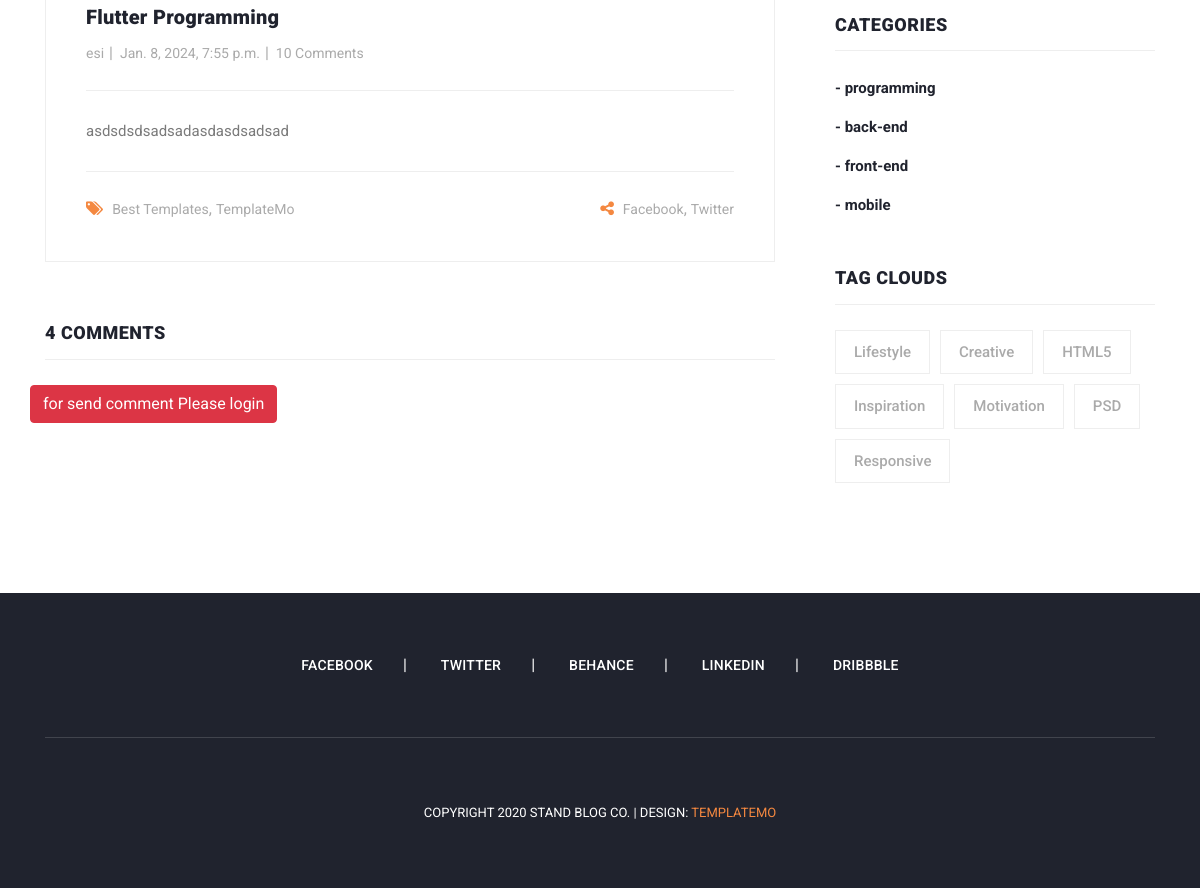
Before: /articles/detail/flutter-programming (lower part) with the older database file.
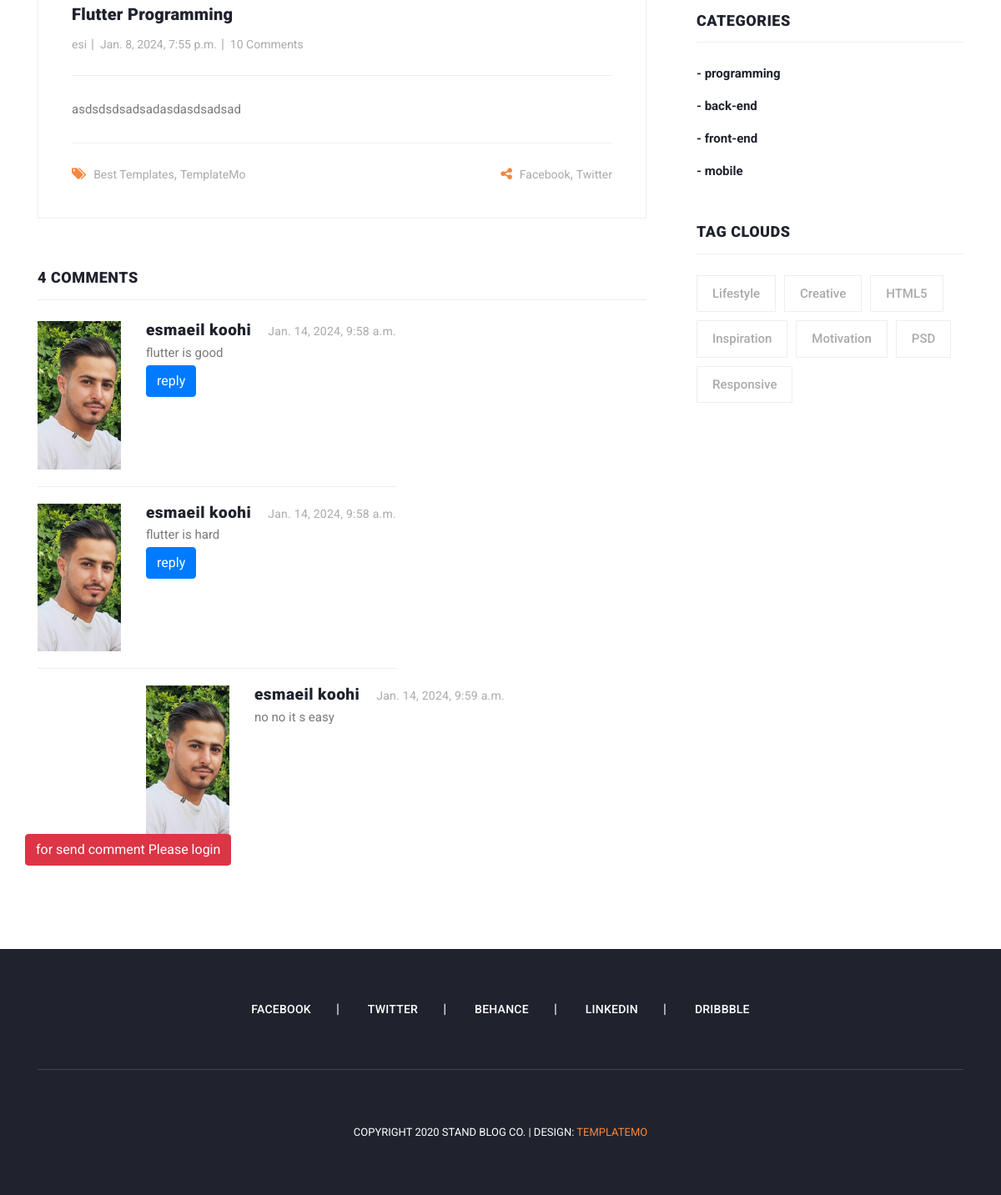
After: the same page with the newer database file.
### blog/models.py (models this page shows, shortened)
class Article(models.Model):
    id = models.AutoField(primary_key=True)
    auther = models.ForeignKey(User, on_delete=models.CASCADE)
    category = models.ManyToManyField(Category, related_name="articles")
    title = models.CharField(max_length=70)
    body = models.TextField()
    image = models.ImageField(upload_to="images/article")
    created = models.DateTimeField(auto_now_add=True)
    updated = models.DateTimeField(auto_now=True)
    status = models.BooleanField(default=True)
    pub_date = models.DateTimeField(default=timezone.now())
    slug = models.SlugField(blank=True, unique=True)
    objects = ArticleManager()
    class Meta:
        ordering = ("-created",)

class Category(models.Model):
    title = models.CharField(max_length=100)

class Comment(models.Model):
    article = models.ForeignKey(Article, on_delete=models.CASCADE, related_name='comments')
    user = models.ForeignKey(User, on_delete=models.CASCADE, related_name='comments')
    parent = models.ForeignKey('self', on_delete=models.CASCADE, null=True, blank=True, related_name='replies')
    body = models.TextField()
    created_at = models.DateTimeField(auto_now_add=True)

### account_app/models.py (models this page shows, shortened)
class Profile(models.Model):
    user = models.OneToOneField(User, on_delete=models.CASCADE)
    father_name = models.CharField(max_length=20)
    melicode = models.CharField(max_length=10)
    image = models.ImageField(upload_to='images/profile')

### blog/views.py (the view)
# urls.py: path('detail/<slug:slug>', views.ArticleDetailView.as_view(), name='article_detail'),
class ArticleDetailView(DetailView):
    model = Article

### context_processors/context_processor.py (called while the page is built)
def recent_articles(request):
    recent_articles = Article.objects.order_by('-created')
    categories = Category.objects.all()
    return {'recent_articles': recent_articles, 'categories': categories}

### home_app/templatetags/my_template_tags.py (called while the page is built)
@register.inclusion_tag('home_app/result.html')
def show_result(queryset):
    return {'objects': queryset}

### blog/templates/blog/article_detail.html (shortened to what this page needs)
{% extends 'base.html' %}
{% load static   %}
{% block content %}
    <section class="blog-posts grid-system">
      <div class="container">
        <div class="row">
          <div class="col-lg-8">
            <div class="all-blog-posts">
              <div class="row">
                <div class="col-lg-12">
                  <div class="blog-post">
                    <div class="down-content">
                      <a href="post-details.html"><h4>{{ article.title }}</h4></a>
                      <ul class="post-info">
                        <li><a href="#">{{ article.auther }}</a></li>
                        <li><a href="#">{{ article.created }}</a></li>
                        <li><a href="#">10 Comments</a></li>
                      </ul>
                       <p>{{ article.body }}</p>
                      <div class="post-options">
                        <div class="row">
                          <div class="col-6">
                            <ul class="post-tags">
                              <li><i class="fa fa-tags"></i></li>
                              <li><a href="#">Best Templates</a>,</li>
                              <li><a href="#">TemplateMo</a></li>
                            </ul>
                          </div>
                          <div class="col-6">
                            <ul class="post-share">
                              <li><i class="fa fa-share-alt"></i></li>
                              <li><a href="#">Facebook</a>,</li>
                              <li><a href="#"> Twitter</a></li>
                            </ul>
                          </div>
                        </div>
                      </div>
                    </div>
                  </div>
                </div>
                <div class="col-lg-12">
                  <div class="sidebar-item comments">
                    <div class="sidebar-heading">
                      <h2>4 comments</h2>
                    </div>
                    <div class="content">
                      <ul>
                          {% for comment in article.comments.all %}
                              {% if comment.parent == None %}
                                  <li>
                          <div class="author-thumb">
                            {% if comment.user.profile.image %}
                                <img src="{{ comment.user.profile.image.url }}" alt="">
                            {% else %}
                                <img src="{% static 'images/comment-author-02.jpg' %}" alt="">
                            {% endif %}
                          </div>
                          <div class="right-content">
                            <h4>{{ comment.user.get_full_name }}<span>{{ comment.created_at }}</span></h4>
                            <p>{{ comment.body }}</p>
                             <button onclick="set_value({{ comment.id }})" class="btn btn-primary">reply</button>
                          </div>
                          </li>
                           {% for reply in comment.replies.all %}
                                <li class="replied">
                          <div class="author-thumb">
                             {% if reply.user.profile.image %}
                                <img src="{{ reply.user.profile.image.url }}" alt="">
                            {% else %}
                                <img src="{% static 'images/comment-author-02.jpg' %}" alt="">
                            {% endif %}
                          </div>
                          <div class="right-content">
                            <h4>{{ reply.user.get_full_name }}<span>{{ reply.created_at }}</span></h4>
                            <p>{{ reply.body }}</p>
                          </div>
                        </li>
                           {% endfor %}
                              {% endif %}
                          {% endfor %}
                      </ul>
                    </div>
                  </div>
                </div>
              {% if request.user.is_authenticated %}
                   <div class="col-lg-12">
                  <div class="sidebar-item submit-comment">
                    <div class="sidebar-heading">
                      <h2>Your comment</h2>
                    </div>
                    <div class="content">
                      <form id="comment" action="#" method="post">
                          {% csrf_token %}
                        <div class="row">
                          <input type="hidden" id="parent_id" name="parent_id" value="">
                          <div class="col-lg-12">
                            <fieldset>
                              <textarea name="body" rows="6" id="body" placeholder="Type your comment" required=""></textarea>
                            </fieldset>
                          </div>
                          <div class="col-lg-12">
                            <fieldset>
                              <button type="submit" id="form-submit" class="main-button">Submit</button>
                            </fieldset>
                          </div>
                        </div>
                      </form>
                    </div>
                  </div>
                </div>
                  {% else %}
                  <a class="btn btn-danger" href="{% url 'account:login' %}">for send comment Please login</a>
              {% endif %}
              </div>
            </div>
          </div>
          {% include "includes/sidebar.html" %}
        </div>
      </div>
    </section>
{% endblock %}

### templates/base.html (shortened to what this page needs)
{% load static   %}
<!DOCTYPE html>
<html lang="en">
  <head>
   {% include "includes/head_references.html" %}
  </head>
  <body>
{% block content %}
{% endblock %}
    {% include 'includes/footer.html' %}
  </body>
</html>

### templates/includes/head_references.html (shortened to what this page needs)
{% load static %}
<link href="{% static "vendor/bootstrap/css/bootstrap.min.css" %}" rel="stylesheet">
<link rel="stylesheet" href="{% static "css/fontawesome.css" %}">
<link rel="stylesheet" href="{% static "css/templatemo-stand-blog.css" %}">
<link rel="stylesheet" href="{% static "css/owl.css" %}">

### templates/includes/header.html (shortened to what this page needs)
{% load static %}

### templates/includes/sidebar.html (shortened to what this page needs)
{% load static %}
{% load my_template_tags %}
<div class="col-lg-4">
    <div class="sidebar">
        <div class="row">
            <div class="col-lg-12">
                <div class="sidebar-item categories">
                    <div class="sidebar-heading">
                        <h2>Categories</h2>
                    </div>
                    <div class="content">
                        <ul>
                            {% for category in categories %}
                            <li><a href="{% url 'blog:category_detail' category.id %}">- {{ category.title }} </a></li>
                            {% endfor %}
                        </ul>
                    </div>
                </div>
            </div>
            <div class="col-lg-12">
                <div class="sidebar-item tags">
                    <div class="sidebar-heading">
                        <h2>Tag Clouds</h2>
                    </div>
                    <div class="content">
                        <ul>
                            <li><a href="#">Lifestyle</a></li>
                            <li><a href="#">Creative</a></li>
                            <li><a href="#">HTML5</a></li>
                            <li><a href="#">Inspiration</a></li>
                            <li><a href="#">Motivation</a></li>
                            <li><a href="#">PSD</a></li>
                            <li><a href="#">Responsive</a></li>
                        </ul>
                    </div>
                </div>
            </div>
        </div>
    </div>
</div>

### templates/includes/footer.html
{% load static %}
<footer>
      <div class="container">
        <div class="row">
          <div class="col-lg-12">
            <ul class="social-icons">
              <li><a href="#">Facebook</a></li>
              <li><a href="#">Twitter</a></li>
              <li><a href="#">Behance</a></li>
              <li><a href="#">Linkedin</a></li>
              <li><a href="#">Dribbble</a></li>
            </ul>
          </div>
          <div class="col-lg-12">
            <div class="copyright-text">
              <p>Copyright 2020 Stand Blog Co.
                 | Design: <a rel="nofollow" href="https://templatemo.com" target="_parent">TemplateMo</a></p>
            </div>
          </div>
        </div>
      </div>
    </footer>

### templates/includes/footer_references.html (shortened to what this page needs)
{% load static %}

Changed rows visible on the page:
added Comment: user.profile.image (picture), user.get_full_name "esmaeil koohi", created_at "Jan. 14, 2024, 9:58 a.m.", body "flutter is good", shown under "4 COMMENTS"
added Comment: user.profile.image (picture), user.get_full_name "esmaeil koohi", created_at "Jan. 14, 2024, 9:58 a.m.", body "flutter is hard", shown under "4 COMMENTS"
added Comment: user.profile.image (picture), user.get_full_name "esmaeil koohi", created_at "Jan. 14, 2024, 9:59 a.m.", body "no no it s easy"
